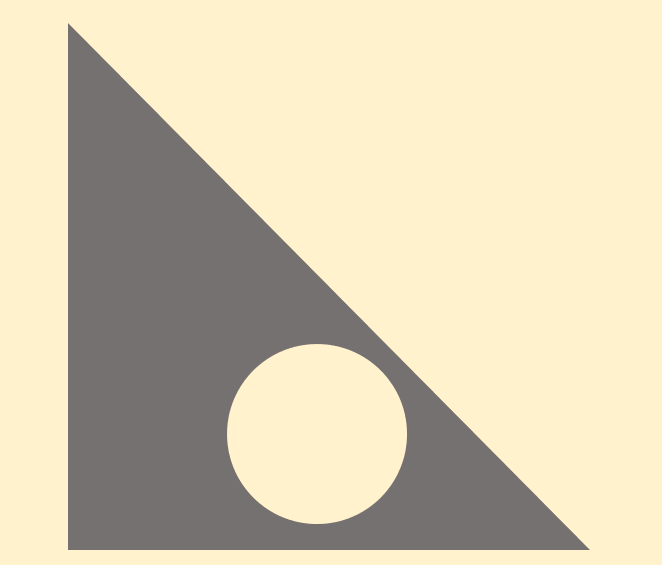
%> input picture HW2/HW2.bmp, 662 x 565 px
$ octave Problem_2.m   (GNU Octave 9; MATLAB toolbox functions it lacks are replaced by stand-ins)
%> lines starting %> are read from the running program, lines starting %| are printed output that depends on the picture; in (x1, y1, x2, y2) boxes, pixels count from 0 and x2, y2 are one past the last pixel; in counts of white or black regions, pixels touching at a corner belong together; the program's own positions count from 1
### HW2/peakdet.m
function [maxtab, mintab]=peakdet(v, delta, x)
%PEAKDET Detect peaks in a vector
%        [MAXTAB, MINTAB] = PEAKDET(V, DELTA) finds the local
%        maxima and minima ("peaks") in the vector V.
%        MAXTAB and MINTAB consists of two columns. Column 1
%        contains indices in V, and column 2 the found values.
%
%        With [MAXTAB, MINTAB] = PEAKDET(V, DELTA, X) the indices
%        in MAXTAB and MINTAB are replaced with the corresponding
%        X-values.
%
%        A point is considered a maximum peak if it has the maximal
%        value, and was preceded (to the left) by a value lower by
%        DELTA.

% Eli Billauer, 3.4.05 (Explicitly not copyrighted).
% This function is released to the public domain; Any use is allowed.

maxtab = [];
mintab = [];

v = v(:); % Just in case this wasn't a proper vector

if nargin < 3
  x = (1:length(v))';
else
  x = x(:);
  if length(v)~= length(x)
    error('Input vectors v and x must have same length');
  end
end

if (length(delta(:)))>1
  error('Input argument DELTA must be a scalar');
end

if delta <= 0
  error('Input argument DELTA must be positive');
end

mn = Inf; mx = -Inf;
mnpos = NaN; mxpos = NaN;

lookformax = 1;

for i=1:length(v)
  this = v(i);
  if this > mx, mx = this; mxpos = x(i); end
  if this < mn, mn = this; mnpos = x(i); end

  if lookformax
    if this < mx-delta
      maxtab = [maxtab ; mxpos mx];
      mn = this; mnpos = x(i);
      lookformax = 0;
    end
  else
    if this > mn+delta
      mintab = [mintab ; mnpos mn];
      mx = this; mxpos = x(i);
      lookformax = 1;
    end
  end
end

### HW2/Problem_2.m
%% Machine Vision Homework 2
% Problem 2
% Arthor: Xinyi Cai

%% Part 1

% Housekeeping
clc;
clear all;

% Solution
img = imread('HW2.bmp');
%> img is the input picture: size 565x662x3 uint8; mean R, G, B 213.9, 203.3, 176.7
img_gray = rgb2gray(img);
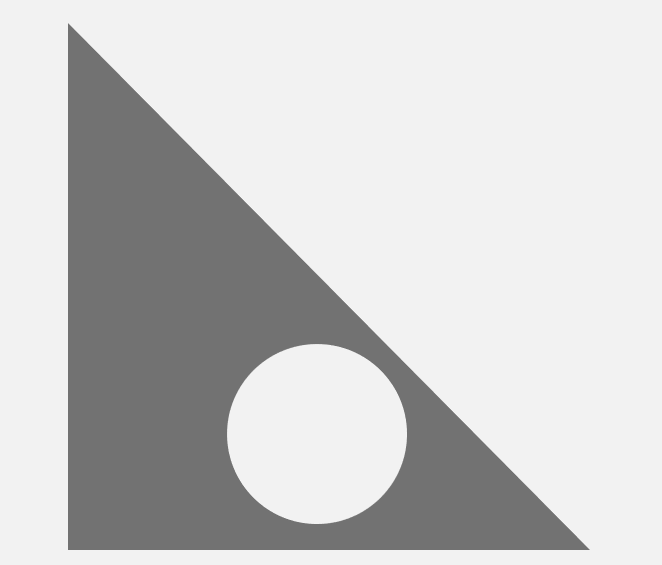
%> img_gray: size 565x662 uint8; min 114, max 242, mean 203.6
img_BW = imbinarize(img_gray);
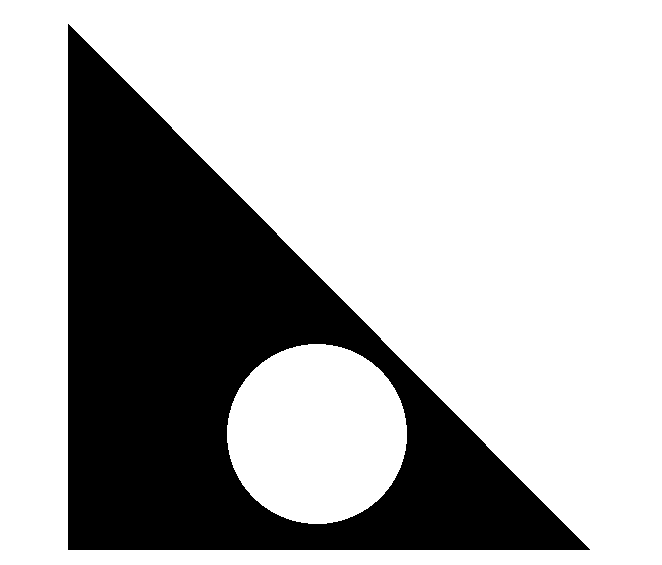
%> img_BW: size 565x662 logical; 70% white; 1 black region, box (x1, y1, x2, y2) and area: (68, 24, 590, 550) 112105
img_BW = imcomplement(img_BW);
img_edge = edge(img_BW);
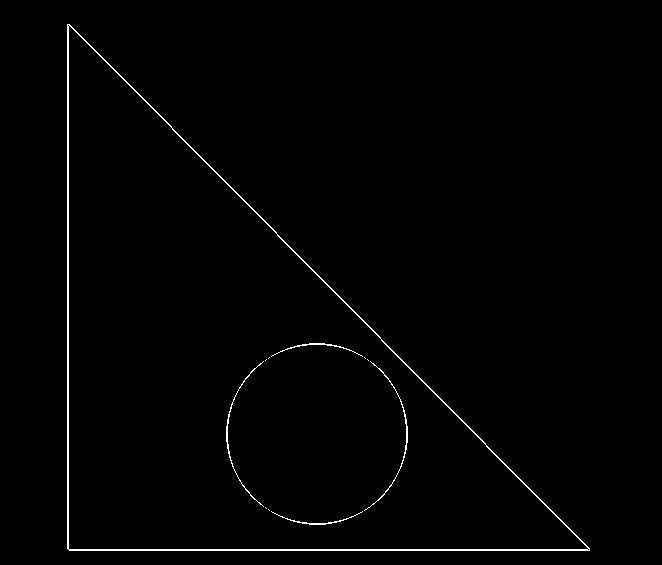
%> img_edge: size 565x662 logical; 1% white in thin lines or dots, all inside (x1, y1, x2, y2) = (67, 24, 590, 551)
B = bwboundaries(img_BW, 'holes');
%> B = 2 boundaries; box (x1, y1, x2, y2) and points: (68, 24, 590, 550) 1572, (227, 344, 407, 524) 509
B = B{1};
%> B = 1572 rows, first 12: [25 69; 26 70; 27 71; 28 72; 29 73; 30 74; 31 75; 32 76; 33 77; 34 78; 35 79; 36 80]
x0 = B(:, 2);
%> x0 = 1572 values, max 590 at index 526, min 69 at index 1, mean 242.3
y0 = B(:, 1);
%> y0 = 1572 values, max 550 at index 526, min 25 at index 1, mean 374.3

img_stats = regionprops('table', bwconncomp(img_BW));
%> img_stats = 1 region; box (x1, y1, x2, y2), Area and Centroid: (68, 24, 590, 550) 112105 [225.5 361.3]
centroids = cat(1, img_stats.Centroid);
%> centroids = [225.5 361.3]
xc = centroids(1,1);
%> xc = 225.5
yc = centroids(1,2);
%> yc = 361.3

figure;
scatter(x0, y0)
hold on
plot(xc, yc, 'b*')
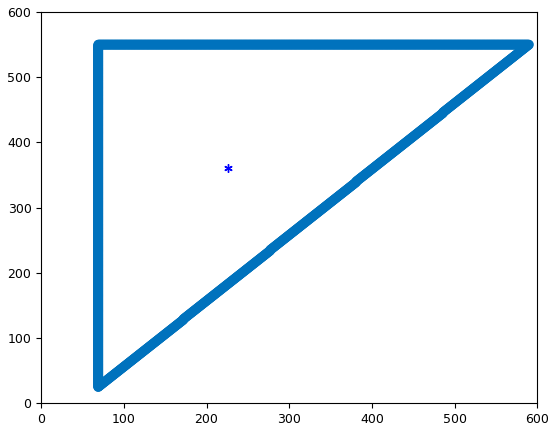
%> figure redrawn from the program's plot data
hold off

x_X = x0 - xc;
%> x_X = 1572 values, max 364.5 at index 526, min -156.5 at index 1, mean 16.82
y_Y = y0 - yc;
%> y_Y = 1572 values, max 188.7 at index 526, min -336.3 at index 1, mean 13
for i = 1:length(B)
    theta(i, :) = atan2(y_Y(i), x_X(i))*180/pi;
    rho(i, :) = sqrt(y_Y(i)^2 + x_X(i)^2);
end
%> after the loop, rho = 1572 values, max 410.4 at index 526, min 125.7 at index 248, mean 236.9; theta = 1572 values, max 179.8 at index 1235, min -179.9 at index 1236, mean -2.31

[peaks, valleys] = peakdet(rho, 5, theta);
%> in peakdet, `v = v(:); % Just in case this wasn't a proper vector`: v has the same summary as rho outside peakdet
%> in peakdet, `x = x(:);`: x has the same summary as theta outside peakdet
%> the loop in peakdet, `for i=1:length(v)` made 1572 passes
%> (this, mx, mxpos, mn, mnpos) on pass 1: (371, 371, -115, 371, -115)
%> (this, mn, mnpos, maxtab, lookformax) on pass 5: (365.7, 365.7, -114.7, [-115 371], 0)
%> after the loop in peakdet, `for i=1:length(v)`: lookformax = 1; maxtab = [-115 371; 27.37 410.4; 129.7 245.1]; mintab = [-45.27 125.7; 89.85 188.7; -179.9 156.5]; mn = 156.5; mnpos = -179.9
%> peaks = [-115 371; 27.37 410.4; 129.7 245.1]; valleys = [-45.27 125.7; 89.85 188.7; -179.9 156.5]
theta_peaks = peaks(:,1);
%> theta_peaks = [-115; 27.37; 129.7]
rho_peaks = peaks(:,2);
%> rho_peaks = [371; 410.4; 245.1]

figure;
scatter(theta, rho)
hold on;
plot(theta_peaks, rho_peaks, 'r*');
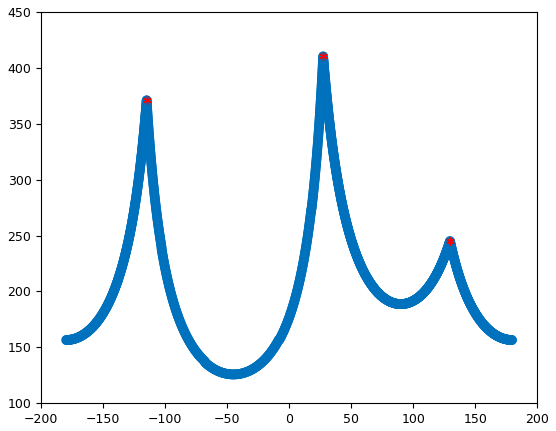
%> figure redrawn from the program's plot data

syms X0 Y0
%> (this line was passed over: syms is not available in this run)

for i = 1:length(peaks)
%> (the run ends here)
